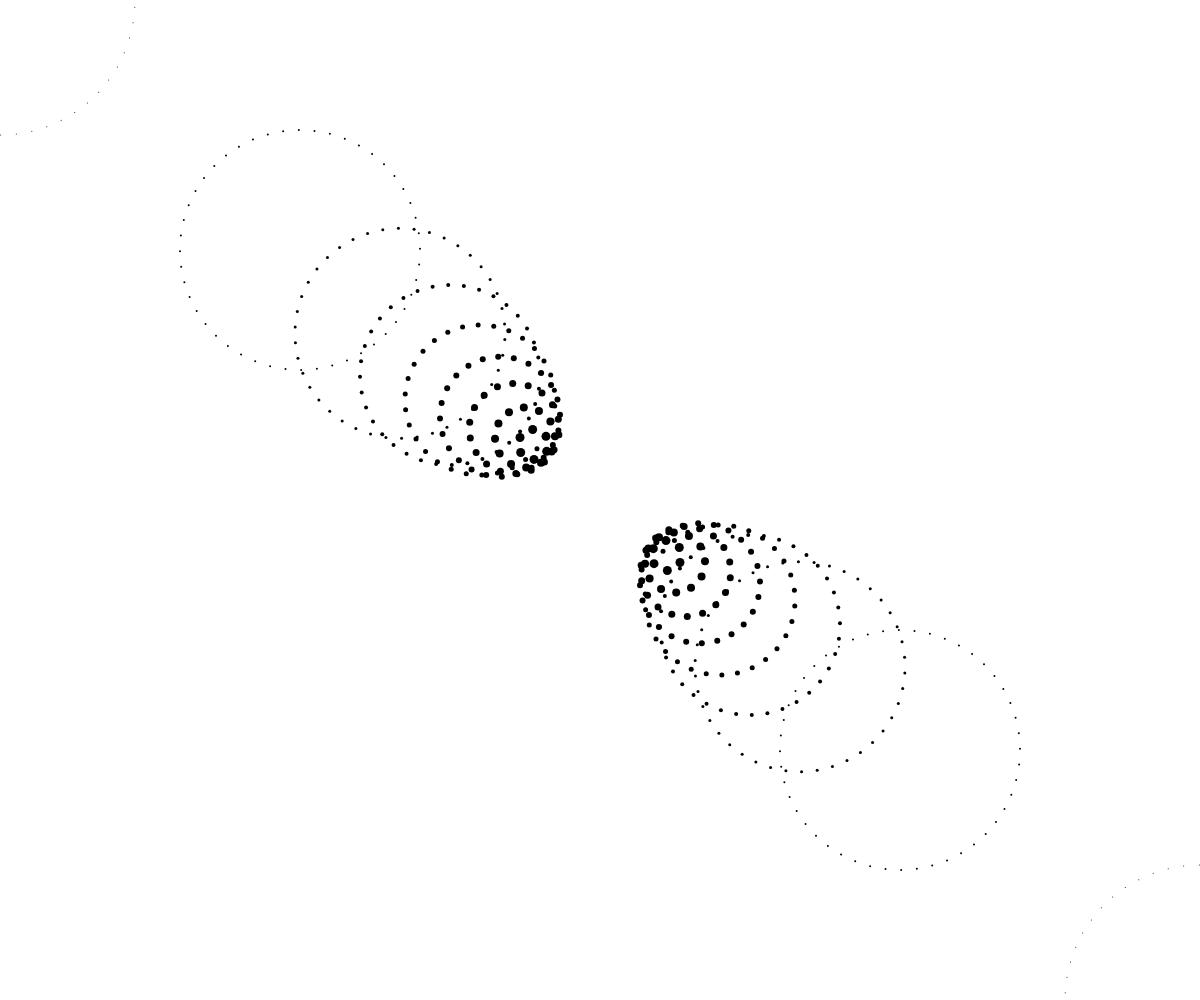
Frame 1 (no input)
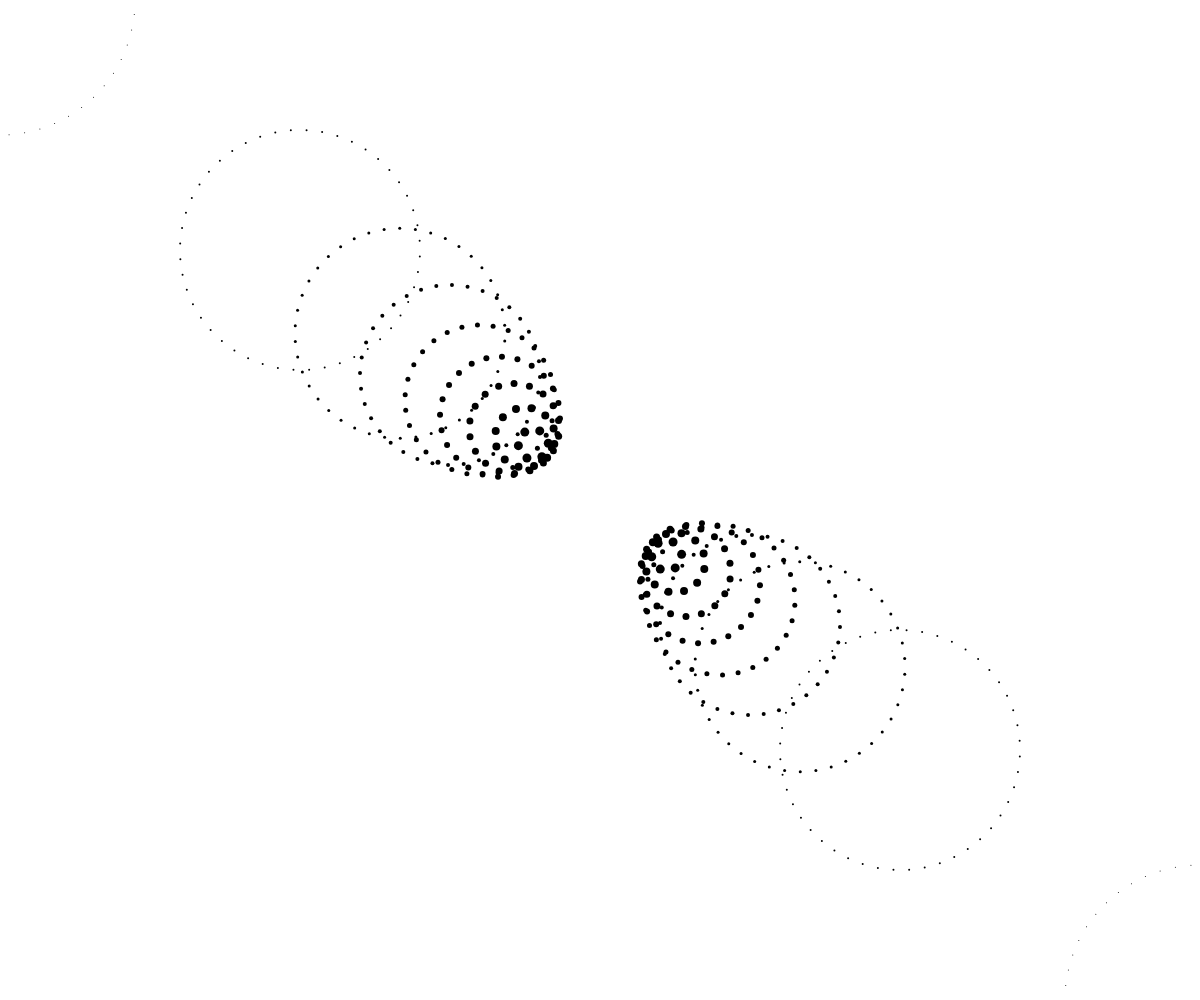
Frame 60 (no input)
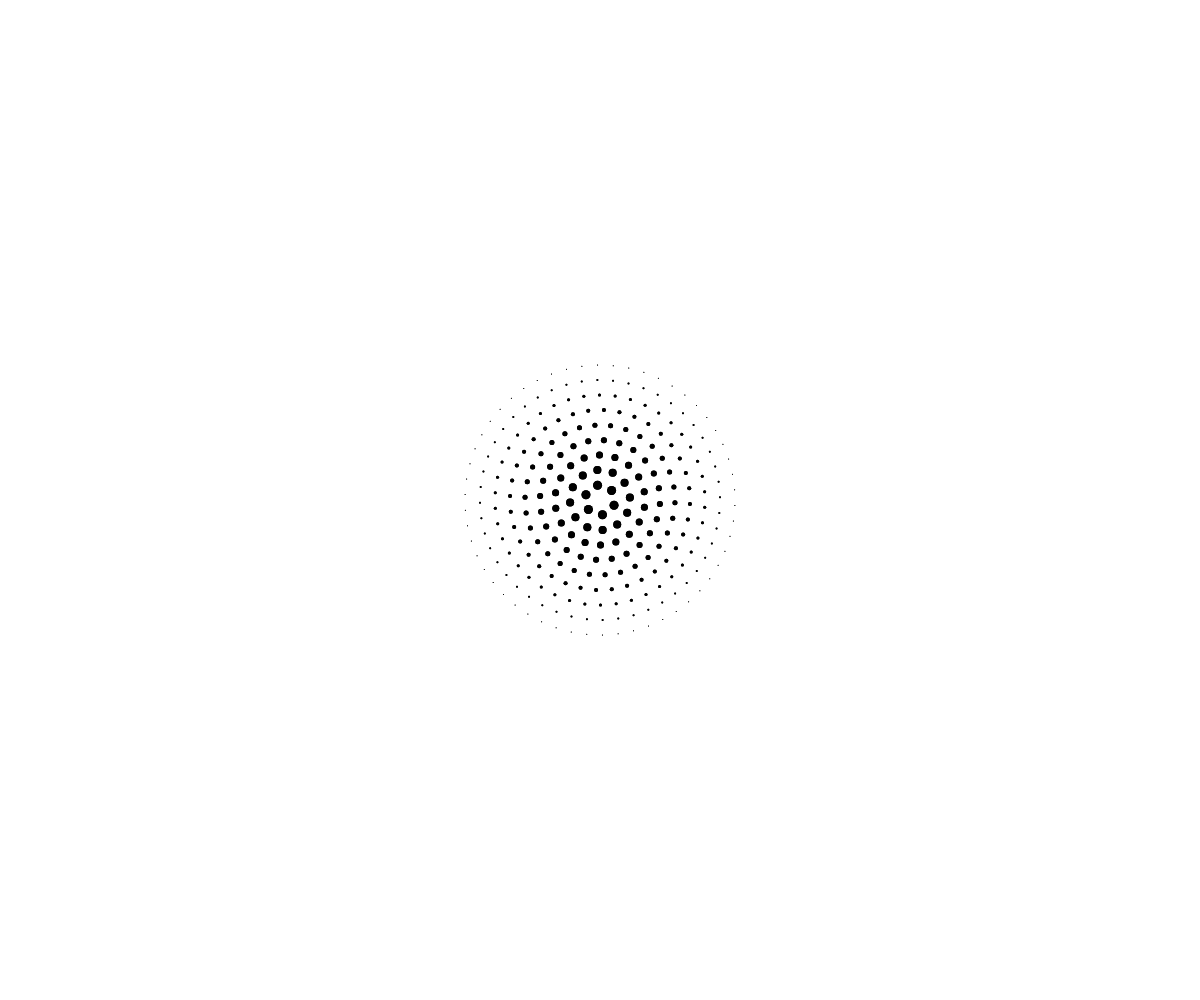
Frame 120 (the mouse pressed at the canvas centre since frame 60)

The p5.js sketch that drew these frames (run headless with seeded random() and noise() and a simulated clock; from frame 60 on, the mouse is pressed at the canvas centre):

// p5.js sketch
// ── sketch.js
// Learning Processing
// Daniel Shiffman
// http://www.learningprocessing.com

// Example 1-1: stroke and fill

var width = window.innerWidth,
    height = window.innerHeight;

var rot = 0

function setup() {
  createCanvas(window.innerWidth, window.innerHeight);
}

function draw() {
    background(255);
    fill(0)
    noStroke()
    rot +=1./200
    drawCircles(10,rot, 15, 1)
    drawCircles(10,rot, 15, -1)
}

function drawCircles(n,rot,r_i, inv) {
    for (var i = 0; i < n; i++) {
        cx = width/2 + inv*(width/2 - mouseX)/(n-i)
        cy = height/2 + inv*(height/2 - mouseY)/(n-i)
        o = rot*(n-i)
        r_p = n-i
        drawPointCircle(cx,cy,i*r_i,o,i*6,r_p,'black')
    }
}

function drawPointCircle(cx,cy,r,o,n,r_p,c) {
    //x: x coord of centre
    //y: y coord of centre
    //r: radius of the circle to be circumscribed
    //o: angle offset (rotation)
    //n: num points
    //r_p: radius of each point
    //c: color of each point
    angle = 2*Math.PI/(n*1.0);
    for (var i = 0; i < n ;i++) {
        fill(c)
        noStroke()
        x_i = r*Math.sin(angle*i+o)+cx
        y_i = r*Math.cos(angle*i*1.0+o)+cy
        //console.log(x_i,y_i)
        ellipse(x_i,y_i,r_p,r_p)
    }
}
